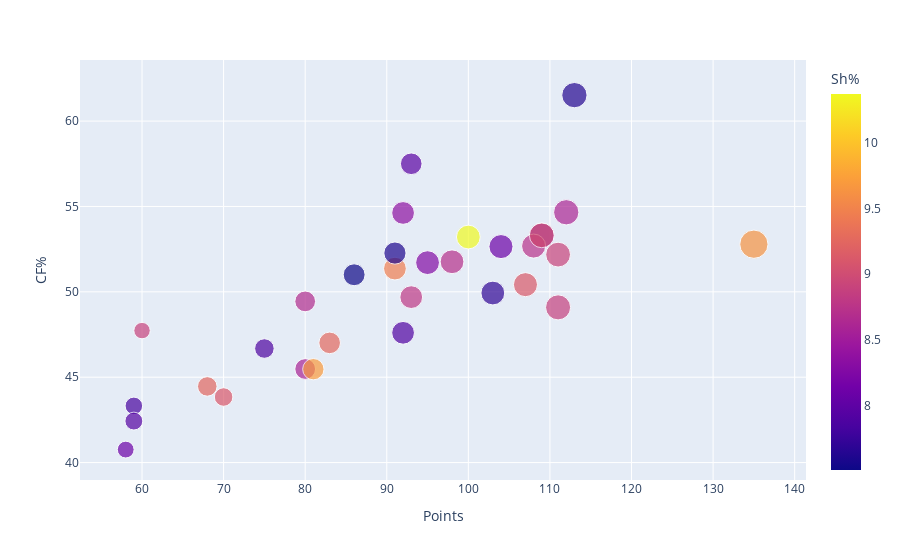

Notebook code for this chart:
### Markdown cell above
### CF% is all shot attempts regardless if blocked or miss the net
### Carolina is at the top of that list

### Code cell
fig = px.scatter(team_joined, x="Points", y="CF%",
                 size='W', color='Sh%', hover_data=['W', 'Sh%', 'Sv%', 'Team'])
fig.show()

### Figure 1 — Plotly figure (JSON) as saved in the notebook; plotly's stock layout.template omitted (floating-point values rounded to 4 significant figures)
{"data": [{"customdata": [[23, 8.1, 91.36, "ANA"], [28, 9.11, 91.51, "ARI"], [65, 9.63, 93.83, "BOS"], [42, 9.46, 90.29, "BUF"], [52, 7.64, 91.26, "CAR"], [25, 7.84, 90.28, "CBJ"], [38, 7.97, 90.06, "CGY"], [26, 7.93, 90.77, "CHI"], [51, 8.12, 92.63, "COL"], [47, 8.73, 92.25, "DAL"], [35, 8.58, 90.48, "DET"], [50, 9.05, 91.37, "EDM"], [42, 8.36, 91.83, "FLA"], [47, 8.1, 90.74, "L.A"], [46, 7.7, 92.92, "MIN"], [31, 9.25, 90.54, "MTL"], [52, 8.61, 91.57, "N.J"], [42, 7.91, 92.67, "NSH"], [42, 8.79, 92.79, "NYI"], [47, 9.12, 92.05, "NYR"], [39, 7.51, 90.84, "OTT"], [31, 7.88, 91.36, "PHI"], [40, 7.6, 91.63, "PIT"], [22, 8.89, 89.33, "S.J"], [46, 10.37, 90.66, "SEA"], [37, 9.69, 91.07, "STL"], [46, 8.71, 91.9, "T.B"], [50, 8.91, 92.24, "TOR"], [38, 9.27, 90.37, "VAN"], [51, 8.88, 92.18, "VGK"], [46, 8.27, 92.37, "WPG"], [35, 8.67, 90.94, "WSH"]], "hovertemplate": "Points=%{x}<br>CF%=%{y}<br>W=%{customdata[0]}<br>Sh%=%{marker.color}<br>Sv%=%{customdata[2]}<br>Team=%{customdata[3]}<extra></extra>", "legendgroup": "", "marker": {"color": [8.1, 9.11, 9.63, 9.46, 7.64, 7.84, 7.97, 7.93, 8.12, 8.73, 8.58, 9.05, 8.36, 8.1, 7.7, 9.25, 8.61, 7.91, 8.79, 9.12, 7.51, 7.88, 7.6, 8.89, 10.37, 9.69, 8.71, 8.91, 9.27, 8.88, 8.27, 8.67], "coloraxis": "coloraxis", "size": [23, 28, 65, 42, 52, 25, 38, 26, 51, 47, 35, 50, 42, 47, 46, 31, 52, 42, 42, 47, 39, 31, 40, 22, 46, 37, 46, 50, 38, 51, 46, 35], "sizemode": "area", "sizeref": 0.1625, "symbol": "circle"}, "mode": "markers", "name": "", "orientation": "v", "showlegend": false, "type": "scatter", "x": [58, 70, 135, 91, 113, 59, 93, 59, 109, 108, 80, 109, 92, 104, 103, 68, 112, 92, 93, 107, 86, 75, 91, 60, 100, 81, 98, 111, 83, 111, 95, 80], "xaxis": "x", "y": [40.76, 43.84, 52.79, 51.36, 61.52, 43.32, 57.5, 42.43, 53.29, 52.68, 45.48, 53.31, 54.62, 52.65, 49.93, 44.46, 54.66, 47.6, 49.69, 50.42, 51, 46.68, 52.27, 47.73, 53.21, 45.47, 51.76, 52.18, 47.01, 49.09, 51.71, 49.44], "yaxis": "y"}], "layout": {"coloraxis": {"colorbar": {"title": {"text": "Sh%"}}, "colorscale": [[0, "#0d0887"], [0.1111, "#46039f"], [0.2222, "#7201a8"], [0.3333, "#9c179e"], [0.4444, "#bd3786"], [0.5556, "#d8576b"], [0.6667, "#ed7953"], [0.7778, "#fb9f3a"], [0.8889, "#fdca26"], [1, "#f0f921"]]}, "legend": {"itemsizing": "constant", "tracegroupgap": 0}, "margin": {"t": 60}, "xaxis": {"anchor": "y", "domain": [0, 1], "title": {"text": "Points"}}, "yaxis": {"anchor": "x", "domain": [0, 1], "title": {"text": "CF%"}}}}
